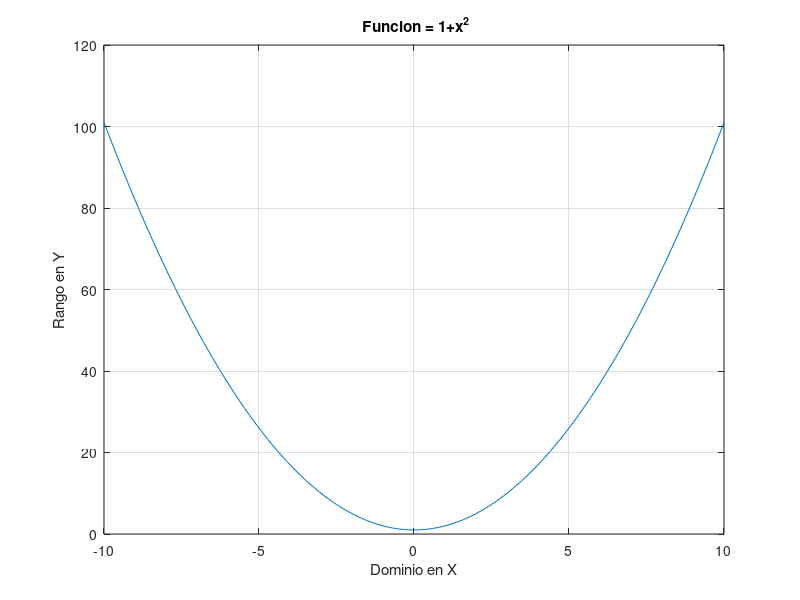

Source code (MATLAB): (Note: this script raises an error after producing the figure.)
% Octave Script
% Title			    :Funciones Reales con variables reales
% Description		:Script que resuelve una funcion real
% Authors		    :Ximena Ixel Garcia Agustin
% Date			    :20211028
% Version		    :1
% Usage			    :octave> /path/segundaFuncion
% Notes			    :Se requiere aplicacion Octave

clear

%Dominio de la funcion real
x = -10:0.1:10;
%Rango de la funcion real
fx = (1+x.^2);

%Plotear funcion
plot(x,fx);
grid on
title(" Funcion = 1+x^2");
xlabel( "Dominio en X" );
ylabel( "Rango en Y" );

%Impresiones
syms x;
a = "funcion";
f = 1+x^2;
disp(a);
disp(f);

